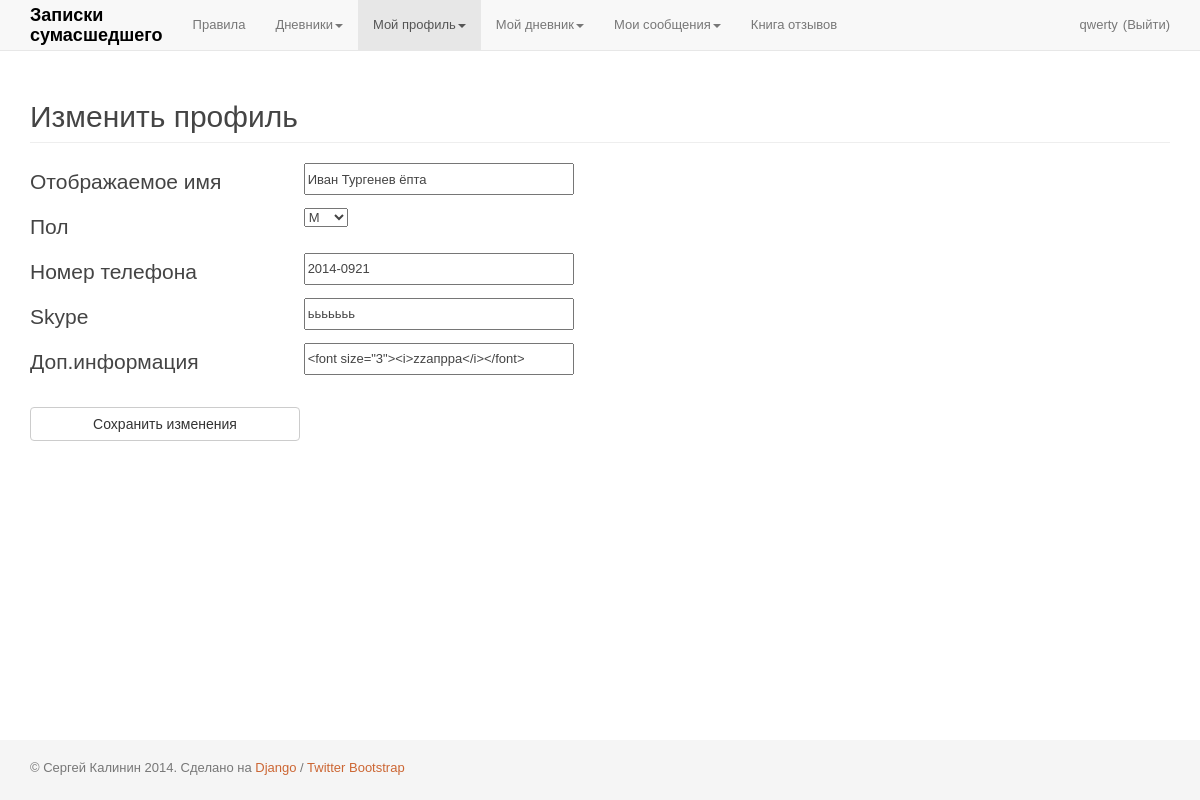
The app's page /change_profile/ (signed in), older data.
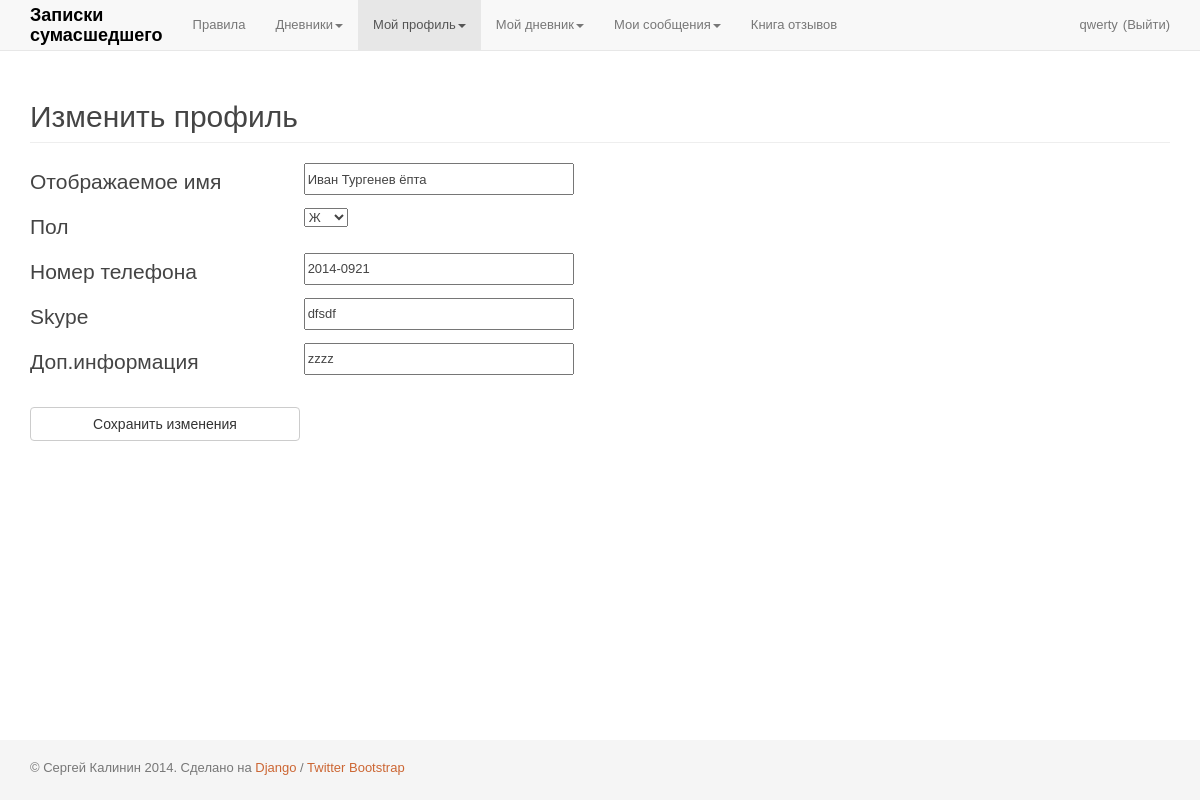
The same page, newer data.
### app_accounts/models.py (models this page shows, shortened)
class Gender(models.Model):
	gender = models.CharField(
		max_length=10,
		blank=True,
	)
	def __str__(self):
		return self.gender

class UserProfile(User):
	gender = models.ForeignKey(
		Gender,
		verbose_name='Пол',
		blank=True,
		null=True,
	)
	nickname = models.CharField(
		'Отображаемое имя',
		max_length=50,
		blank=False,
	)
	phone = models.CharField(
		max_length=50,
		blank=False,
	)
	skype = models.CharField(
		max_length=50,
		blank=False,
	)
	other = models.TextField(
		max_length=500,
		blank=False,
	)
	avatar = models.ImageField(
		upload_to='userprofile/avatar/',
		blank=True,
		null=True,
	)
	views = models.IntegerField(
		default=0,
		null=False,
		blank=True,
	)
	objects = UserManager()
	@classmethod
	def get_entry(self, user_id):
		result = UserProfile.objects.get(user_ptr_id=user_id)
		return result

### app_zapsum/views.py (the view, shortened to what this page needs)
# urls.py: url(r'^change_profile/$', 'views.change_profile', name='change_profile'),
@login_required
def change_profile(request):
	entry_user_profile = UserProfile.get_entry(user_id=request.user.id)
	avatar = entry_user_profile.avatar
	form = ProfileForm(instance=entry_user_profile)
	t = loader.get_template('page_change_profile.html')
	c = RequestContext(request, {
		'form': form,
		'avatar': avatar,
	}, [custom_proc])
	return HttpResponse(t.render(c))

### app_accounts/forms.py
class ProfileForm(forms.ModelForm):
	gender = forms.ModelChoiceField(
		queryset=Gender.objects.all(),
		empty_label = None,
		label='Пол',
	)
	phone = forms.CharField(
		label='Номер телефона',
		widget=forms.TextInput(),
		required=False,
	)
	skype = forms.CharField(
		label='Skype',
		widget=forms.TextInput(),
		required=False,
	)
	nickname = forms.CharField(
		label='Отображаемое имя',
		widget=forms.TextInput(),
		required=False,
	)
	other = forms.CharField(
		label='Доп.информация',
		widget=SummernoteWidget({
		    'width': '670px',
		}),
		required=False,
	)
	class Meta:
		model = UserProfile
		fields = (
			'gender',
			'phone',
			'skype',
			'nickname',
			'other',
		)

### app_accounts/templatetags/tags_app_accounts.py (called while the page is built)
@register.inclusion_tag("part_auth_area.html")
def part_auth_area(user):
	if user:
		return {
			'is_authenticated': user.is_authenticated,
			'username': user.username,
			'user_id': user.pk,
		}

@register.inclusion_tag("part_nav_area.html")
def part_nav_area(user):
	if user:
		new_sends = Message.get_new_sends(user.pk)
		return {
			'is_authenticated': user.is_authenticated,
			'new_sends': new_sends,
		}

### app_messages/models.py (called while the page is built)
	@classmethod
	def get_entries(self):
		return self.objects.all()

### app_zapsum/templates/page_change_profile.html (shortened to what this page needs)
{% extends "page_base.html" %}
{% load thumbnail %}
{% block content %}
	<section class="section profile">
		<div class="page-header">
			<h2>Изменить профиль</h2>
		</div>
		<form class="profile_form" id="profile_form" action="" method="post" novalidate>
			<div class="cell input_outer">
				<label class="label">{{ form.nickname.label }}</label>
				{{ form.nickname }}
			</div>
			<div class="cell input_outer">
				<label class="label">{{ form.gender.label }}</label>
				{{ form.gender }}
			</div>
			<div class="cell input_outer">
				<label class="label">{{ form.phone.label }}</label>
				{{ form.phone }}
			</div>
			<div class="cell input_outer">
				<label class="label">{{ form.skype.label }}</label>
				{{ form.skype }}
			</div>
			<div class="cell input_outer">
				<label class="label">{{ form.other.label }}</label>
				{{ form.other }}
			</div>
			<div class="cell submit_outer">
				<input class="btn btn-default btn_submit" type="submit" value="Сохранить изменения">
			</div>
		</form>
	</section>
{% endblock %}

Row changes from the older to the newer data that the page shows:
changed UserProfile "Иван Тургенев ёпта": skype "ььььььь" → "dfsdf"; other "<font size=\"3\"><i>zzапрра</i></font>" → "zzzz"
computed for Gender: gender "М" → "Ж"
